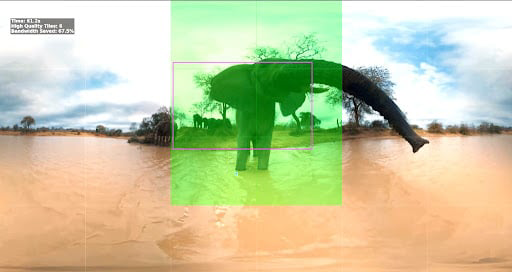
#> input picture src/25555B72-7DEC-4B43-A6E1-3296BFCC1C64.png, 512 x 272 px, found by its file name
$ python extract_tiled_frame.py
#> lines starting #> are read from the running program, lines starting #| are printed output that depends on the picture; after the words box and inside, x2 and y2 are one past the last pixel; in counts of white or black regions, pixels touching at a corner belong together
import cv2
import numpy as np
import argparse

# ==========================================
# CONFIGURATION
# ==========================================
ROWS = 4
COLS = 6
TOTAL_TILES = 24

# Visualization Settings
HIGH_QUALITY_COLOR = (0, 255, 0)  # Green box for tiles
BORDER_THICKNESS = 1

# ==========================================
# HELPER FUNCTIONS
# ==========================================

def get_tile_rect(tile_index, img_w, img_h, rows, cols):
    """
    Returns (x, y, w, h) for a specific tile index.
    Assumes row-major ordering (0 is top-left, rows-1 is bottom-right).
    """
    tile_w = img_w // cols
    tile_h = img_h // rows

    # Calculate row and col for this index
    r = tile_index // cols
    c = tile_index % cols

    x = c * tile_w
    y = r * tile_h

    return x, y, tile_w, tile_h

def tile_image(image_path, output_path, tiles_to_highlight=None):
    """
    Tile an image and highlight specified tiles in green.

    Args:
        image_path: Path to the input image file
        output_path: Path to save the output image
        tiles_to_highlight: List of tile indices to highlight (0-23). If None, highlights all tiles.
    """
    # Read image
    frame = cv2.imread(image_path)
#> frame is the input picture: shape (272, 512, 3); mean B, G, R 161.3, 202, 200.2
    if frame is None:
        print(f"Error: Could not read image file: {image_path}")
        return False

    height, width = frame.shape[:2]
#> height = 272; width = 512

    print(f"Image info:")
    print(f"  Resolution: {width}x{height}")
#|   Resolution: 512x272

    return _process_and_save_tiled_frame(frame, output_path, tiles_to_highlight, frame_info=f"Image: {image_path}")


# [47 lines left out: function extract_and_tile_frame, not called in this run]


def _process_and_save_tiled_frame(frame, output_path, tiles_to_highlight, frame_info):
    """
    Internal function to process frame/image with tile overlay.

    Args:
        frame: Input image/frame
        output_path: Path to save output
        tiles_to_highlight: Tiles to highlight
        frame_info: Info text to display
    """
    height, width = frame.shape[:2]
#> height = 272; width = 512

    # If no tiles specified, highlight all tiles
    if tiles_to_highlight is None:
        tiles_to_highlight = list(range(TOTAL_TILES))

    # Create output frame
    output_frame = frame.copy()

    # Draw tile grid with green borders for specified tiles
    for tile_idx in range(TOTAL_TILES):
        tx, ty, tw, th = get_tile_rect(tile_idx, width, height, ROWS, COLS)

        if tile_idx in tiles_to_highlight:
            # Draw green border for highlighted tiles
            cv2.rectangle(output_frame, (tx, ty), (tx+tw, ty+th),
                        HIGH_QUALITY_COLOR, BORDER_THICKNESS)
        else:
            # Draw subtle gray border for non-highlighted tiles
            cv2.rectangle(output_frame, (tx, ty), (tx+tw, ty+th),
                        (128, 128, 128), 2)
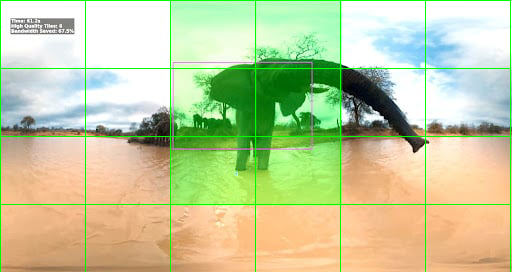
#> output_frame: shape (272, 512, 3); 2.81% of pixels changed, all inside (x1, y1, x2, y2) = (0, 0, 511, 272)

    # Add info overlay
    # info_text = f"{frame_info} | Tiles: {ROWS}x{COLS} | Highlighted: {len(tiles_to_highlight)}/{TOTAL_TILES}"
    # cv2.putText(output_frame, info_text, (20, 40),
    #            cv2.FONT_HERSHEY_SIMPLEX, 0.8, (255, 255, 255), 2, cv2.LINE_AA)

    # Save the output image
    cv2.imwrite(output_path, output_frame)
    print(f"\nSaved tiled image to: {output_path}")
    print(f"Highlighted {len(tiles_to_highlight)} tiles in green")

    return True

# ==========================================
# MAIN
# ==========================================

def main():
    # Example 1: Extract frame from video
    video_path = '/Users/eunicechoi04/Downloads/videoabr/data/videos/2bpICIClAIg.webm'
    frame_number = 1835
    output_path = '/Users/eunicechoi04/Downloads/videoabr/output/tiled_frame.png'
    image_path = '/Users/eunicechoi04/Downloads/videoabr/src/25555B72-7DEC-4B43-A6E1-3296BFCC1C64.png'
    # [11 lines of commented-out code are left out]
    tile_image(
        image_path=image_path,
        output_path=output_path,
    )

if __name__ == "__main__":
    main()
